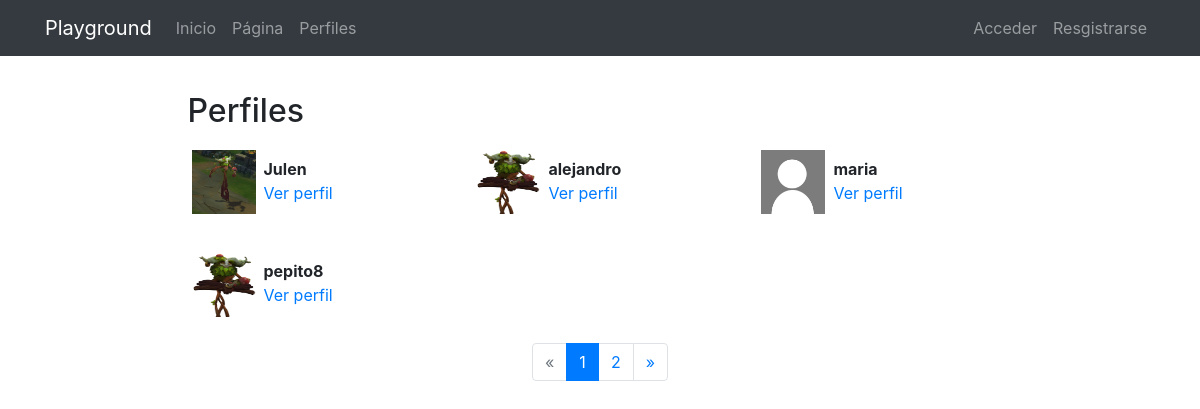
/profiles/, run on the app's committed database.
### registration/models.py (models this page shows)
class Profile(models.Model):
    user = models.OneToOneField(User,on_delete=models.CASCADE)
    avatar = models.ImageField(upload_to=custom_upload_to, null=True, blank=True)
    bio = models.TextField(null=True, blank=True)
    link = models.URLField(max_length=200, null=True, blank=True)
    class Meta:
        ordering = ['user__username']

### profiles/views.py (the view)
# urls.py: path('', ProfileListView.as_view(), name='list'),
class ProfileListView(ListView):
    model = Profile
    template_name = 'profiles/profile_list.html'
    paginate_by = 4

### profiles/templates/profiles/profile_list.html (shortened to what this page needs)
{% extends 'core/base.html' %}
{% load static %}
{% block content %}
<main role="main">
  <div class="container">
    <div class="row mt-3">
      <div class="col-md-9 mx-auto mb-5">
        <h2>Perfiles</h2>
        <div class="row">
          {% for profile in profile_list %}
            <div class="col-md-4 mt-2 mb-3 ">
              <div class="row p-1">
                <div class="col-md-12">
                  {% if profile.avatar %}
                    <img src="{{profile.avatar.url}}" class="img-fluid profile-avatar">
                  {% else %}
                    <img src="{% static 'registration/img/no-avatar.jpg' %}" class="img-fluid profile-avatar">
                  {% endif %}
                  <p class="profile-data">
                    <b>{{profile.user|truncatechars:"16"}}</b><br>
                    <a href="{% url 'profiles:detail' profile.user %}">Ver perfil</a>
                  </p>
                </div>
              </div>
            </div>
          {% endfor %}
        </div>
        {% if is_paginated %}
          <nav aria-label="Page navigation">
            <ul class="pagination justify-content-center">
              {% if page_obj.has_previous %}
                <li class="page-item ">
                  <a class="page-link" href="?page={{ page_obj.previous_page_number }}">&laquo;</a>
                </li>
              {% else %}
                <li class="page-item disabled">
                  <a class="page-link" href="#" tabindex="-1">&laquo;</a>
                </li>
              {% endif %}
              {% for i in paginator.page_range %}
                <li class="page-item {% if page_obj.number == i %}active{% endif %}">
                  <a class="page-link" href="?page={{ i }}">{{ i }}</a>
                </li>
              {% endfor %}
              {% if page_obj.has_next %}
                <li class="page-item ">
                  <a class="page-link" href="?page={{ page_obj.next_page_number }}">&raquo;</a>
                </li>
              {% else %}
                <li class="page-item disabled">
                  <a class="page-link" href="#" tabindex="-1">&raquo;</a>
                </li>
              {% endif %}
            </ul>
          </nav>
        {% endif %}
      </div>
    </div>
  </div>
</main>
{% endblock %}

### core/templates/core/base.html (shortened to what this page needs)
<!DOCTYPE html>
<html lang="es">
  <head>
    {% load static %}
    <link href="{% static 'core/vendor/bootstrap/css/bootstrap.min.css' %}" rel="stylesheet">
    <link href="{% static 'core/vendor/font-awesome/css/font-awesome.min.css' %}" rel="stylesheet" type="text/css">
    <link href="{% static 'core/css/main.css' %}" rel="stylesheet">
  </head>
  <body>
    <body>
      <nav class="navbar navbar-expand-lg navbar-dark bg-dark">
        <div class="container">
          <a class="navbar-brand" href="{% url 'home' %}">Playground</a>
          <div class="collapse navbar-collapse" id="ned">
            <ul class="navbar-nav mr-auto">
              <li class="nav-item">
                <a class="nav-link" href="{% url 'home' %}">Inicio</a>
              </li>
              <li class="nav-item">
                <a class="nav-link" href="{% url 'pages:pages' %}">Página</a>
              </li>
              <li class="nav-item">
                <a class="nav-link" href="{% url 'profiles:list' %}">Perfiles</a>
              </li>
            </ul>
            <ul class="navbar-nav">
            {% if not request.user.is_authenticated %}
              <li class="nav-item">
                <a class="nav-link" href="{% url 'login' %}">
                  Acceder
                </a>
              </li>
              <li class="nav-item">
                <a class="nav-link" href="{% url 'signup' %}">
                  Resgistrarse
                </a>
              </li>
            {% endif %}
            </ul>
          </div>
        </div>
      </nav>
      {% block content %}{% endblock %}
  </body>
</html>

### core/static/core/css/main.css (style rules this page uses)
main { padding-top: 20px; }
:root { --jumbotron-padding-y: 3rem; }

### profiles/templates/profiles/profile_list.html (style rules this page uses)
.profile-avatar { float:left;width:4rem;height:4rem }
.profile-data { padding-left:4.5rem;padding-top:.4rem; }

### data on the page
Profile: avatar (picture), user "Julen"
Profile: avatar (picture), user "alejandro"
Profile: user "maria"
Profile: avatar (picture), user "pepito8"

### other printed values
{{ i }} "1" "2"
